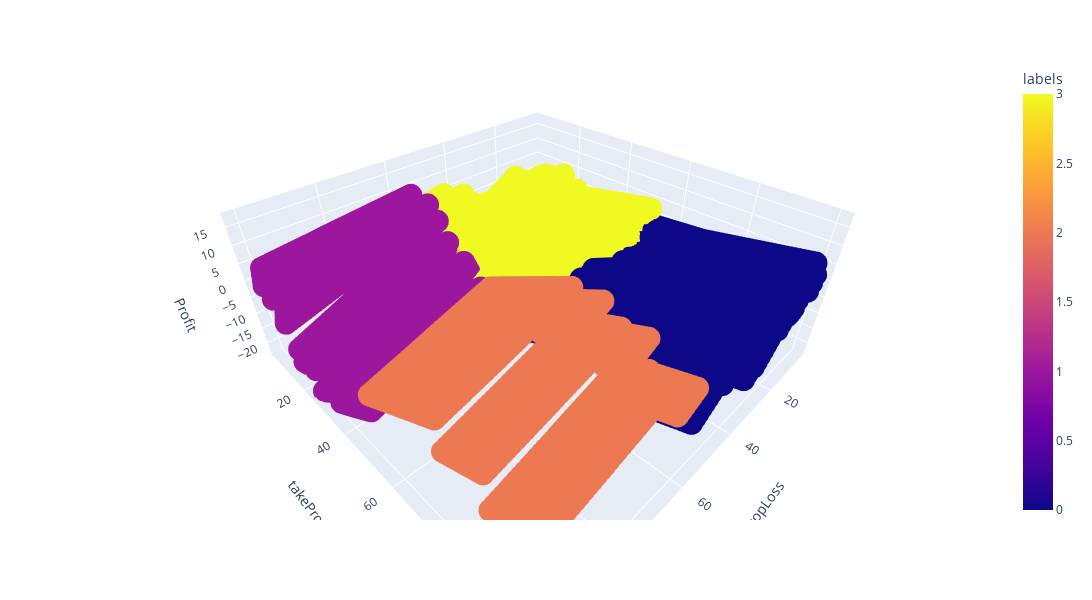

Here is the notebook cell this chart was saved with:
### Code cell
clusters = KMeans(4)
clusters.fit(x)

centros = clusters.cluster_centers_
labels = clusters.labels_.reshape(-1,1)

df["labels"] = labels
s = px.scatter_3d(data_frame=df, x=cols[0], y=cols[1], z=cols[2], color=cols[3], opacity=1, width=1500, height=600, size_max=0.1)
s.show()

### Figure 1 — Plotly figure (JSON) as saved in the notebook; plotly's stock layout.template omitted (floating-point values rounded to 4 significant figures; data arrays with more than 128 entries replaced by an {"elided": "..."} marker saying what was removed)
{"data": [{"hovertemplate": "stopLoss=%{x}<br>takeProfit=%{y}<br>Profit=%{z}<br>labels=%{marker.color}<extra></extra>", "legendgroup": "", "marker": {"color": {"elided": "9409 int values"}, "coloraxis": "coloraxis", "opacity": 1, "symbol": "circle"}, "mode": "markers", "name": "", "scene": "scene", "showlegend": false, "type": "scatter3d", "x": {"elided": "9409 int values"}, "y": {"elided": "9409 int values"}, "z": {"elided": "9409 float values"}}], "layout": {"coloraxis": {"colorbar": {"title": {"text": "labels"}}, "colorscale": [[0, "#0d0887"], [0.1111, "#46039f"], [0.2222, "#7201a8"], [0.3333, "#9c179e"], [0.4444, "#bd3786"], [0.5556, "#d8576b"], [0.6667, "#ed7953"], [0.7778, "#fb9f3a"], [0.8889, "#fdca26"], [1, "#f0f921"]]}, "height": 600, "legend": {"tracegroupgap": 0}, "margin": {"t": 60}, "scene": {"aspectmode": "auto", "aspectratio": {"x": 1.336, "y": 1.336, "z": 0.5606}, "camera": {"center": {"x": 0, "y": 0, "z": 0}, "eye": {"x": 1.047, "y": 1.047, "z": 1.047}, "projection": {"type": "perspective"}, "up": {"x": 0, "y": 0, "z": 1}}, "domain": {"x": [0, 1], "y": [0, 1]}, "xaxis": {"title": {"text": "stopLoss"}, "type": "linear"}, "yaxis": {"title": {"text": "takeProfit"}, "type": "linear"}, "zaxis": {"title": {"text": "Profit"}, "type": "linear"}}, "width": 1500}}
